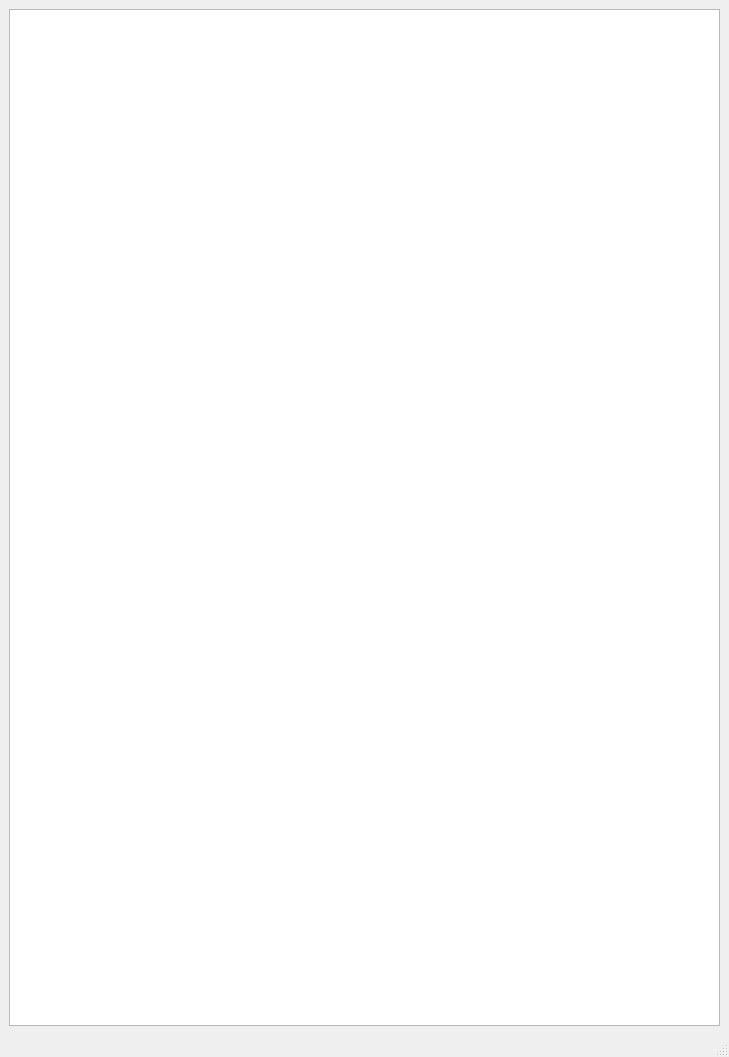
<?xml version="1.0" encoding="UTF-8"?>
<ui version="4.0">
 <class>MainWindow</class>
 <widget class="QMainWindow" name="MainWindow">
  <property name="geometry">
   <rect>
    <x>0</x>
    <y>0</y>
    <width>729</width>
    <height>1057</height>
   </rect>
  </property>
  <property name="windowTitle">
   <string>MainWindow</string>
  </property>
  <widget class="QWidget" name="centralwidget">
   <layout class="QGridLayout" name="gridLayout">
    <item row="0" column="0">
     <widget class="QGraphicsView" name="graphicsView"/>
    </item>
   </layout>
  </widget>
  <widget class="QMenuBar" name="menubar">
   <property name="geometry">
    <rect>
     <x>0</x>
     <y>0</y>
     <width>729</width>
     <height>26</height>
    </rect>
   </property>
  </widget>
  <widget class="QStatusBar" name="statusbar"/>
 </widget>
 <resources/>
 <connections/>
</ui>
